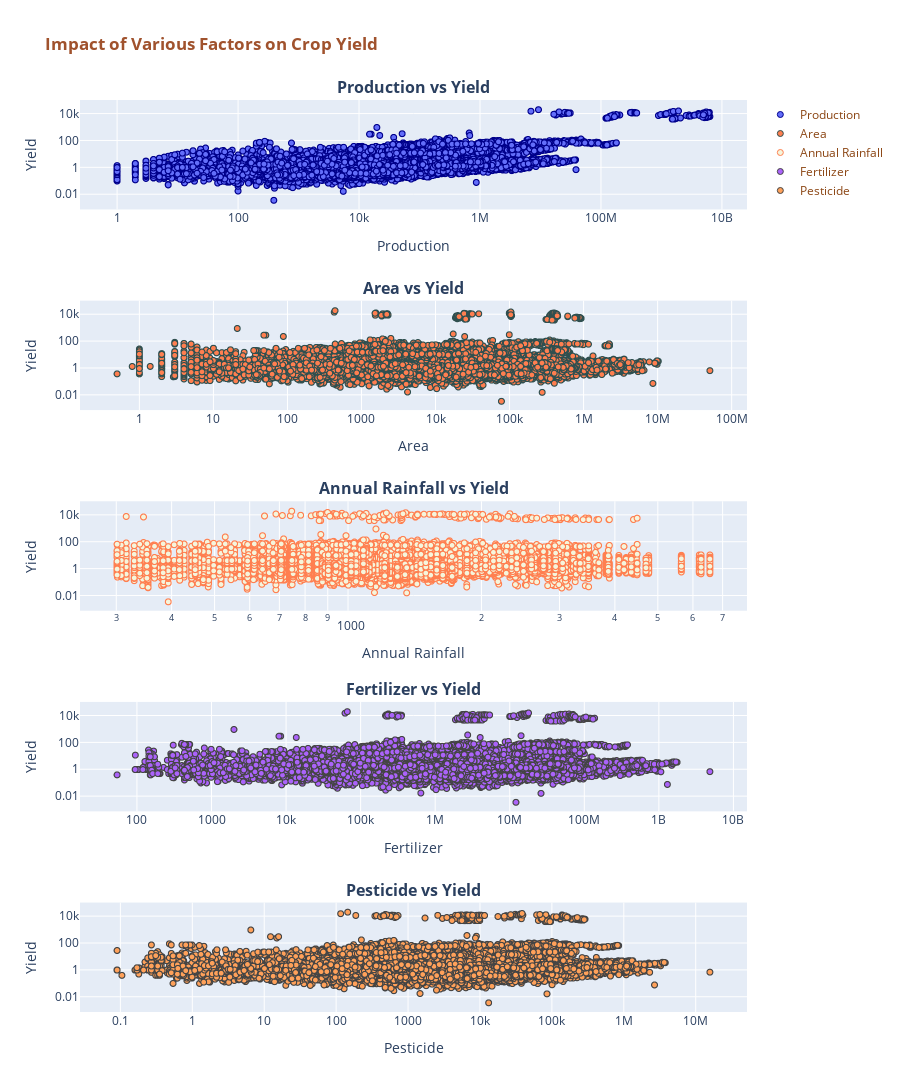

Notebook code for this chart:
### Code cell
fig = make_subplots(rows = 5, cols = 1,
                    subplot_titles = ['<b>Production vs Yield</b>', '<b>Area vs Yield</b>',
                                     '<b>Annual Rainfall vs Yield</b>', '<b>Fertilizer vs Yield</b>',
                                     '<b>Pesticide vs Yield</b>'])

fig.add_trace(go.Scattergl(x = df['Production'], y = df['Yield'], mode = 'markers',
                          marker_line_color = 'darkblue', marker_line_width = 1,
                          name = 'Production'), row = 1, col = 1)

fig.add_trace(go.Scattergl(x = df['Area'], y = df['Yield'], mode = 'markers',
                           marker_color = 'coral', marker_line_color = 'darkslategray',
                           marker_line_width = 1, name = 'Area'), row = 2, col = 1)

fig.add_trace(go.Scattergl(x = df['Annual_Rainfall'], y = df['Yield'], mode = 'markers',
                           marker_color = 'beige', marker_line_width = 1,
                           marker_line_color = 'coral',
                           name = 'Annual Rainfall'), row = 3, col = 1)

fig.add_trace(go.Scattergl(x = df['Fertilizer'], y = df['Yield'], mode = 'markers',
                            marker_line_width = 1, name = 'Fertilizer'),row = 4, col = 1)

fig.add_trace(go.Scattergl(x = df['Pesticide'], y = df['Yield'], mode = 'markers',
                            marker_line_width = 1, name = 'Pesticide'), row = 5, col = 1)
fig.update_xaxes(type = 'log')
fig.update_xaxes(title = 'Production', row = 1, col = 1)
fig.update_xaxes(title = 'Area', row = 2, col = 1)
fig.update_xaxes(title = 'Annual Rainfall', row = 3, col = 1)
fig.update_xaxes(title = 'Fertilizer', row = 4, col = 1)
fig.update_xaxes(title = 'Pesticide', row = 5, col = 1)

fig.update_yaxes(type = 'log', title = 'Yield')
fig.update_layout(title = '<b>Impact of Various Factors on Crop Yield</b>',
                  title_font_color = 'sienna', legend_font_color = 'saddlebrown',
                  height = 1700)
fig.show()

### Figure 1 — Plotly figure (JSON) as saved in the notebook; plotly's stock layout.template omitted (floating-point values rounded to 4 significant figures; data arrays with more than 128 entries replaced by an {"elided": "..."} marker saying what was removed)
{"data": [{"marker": {"line": {"color": "darkblue", "width": 1}}, "mode": "markers", "name": "Production", "type": "scattergl", "x": {"elided": "19689 int values"}, "xaxis": "x", "y": {"elided": "19689 float values"}, "yaxis": "y"}, {"marker": {"color": "coral", "line": {"color": "darkslategray", "width": 1}}, "mode": "markers", "name": "Area", "type": "scattergl", "x": {"elided": "19689 float values"}, "xaxis": "x2", "y": {"elided": "19689 float values"}, "yaxis": "y2"}, {"marker": {"color": "beige", "line": {"color": "coral", "width": 1}}, "mode": "markers", "name": "Annual Rainfall", "type": "scattergl", "x": {"elided": "19689 float values"}, "xaxis": "x3", "y": {"elided": "19689 float values"}, "yaxis": "y3"}, {"marker": {"line": {"width": 1}}, "mode": "markers", "name": "Fertilizer", "type": "scattergl", "x": {"elided": "19689 float values"}, "xaxis": "x4", "y": {"elided": "19689 float values"}, "yaxis": "y4"}, {"marker": {"line": {"width": 1}}, "mode": "markers", "name": "Pesticide", "type": "scattergl", "x": {"elided": "19689 float values"}, "xaxis": "x5", "y": {"elided": "19689 float values"}, "yaxis": "y5"}], "layout": {"annotations": [{"font": {"size": 16}, "showarrow": false, "text": "<b>Production vs Yield</b>", "x": 0.5, "xanchor": "center", "xref": "paper", "y": 1, "yanchor": "bottom", "yref": "paper"}, {"font": {"size": 16}, "showarrow": false, "text": "<b>Area vs Yield</b>", "x": 0.5, "xanchor": "center", "xref": "paper", "y": 0.78, "yanchor": "bottom", "yref": "paper"}, {"font": {"size": 16}, "showarrow": false, "text": "<b>Annual Rainfall vs Yield</b>", "x": 0.5, "xanchor": "center", "xref": "paper", "y": 0.56, "yanchor": "bottom", "yref": "paper"}, {"font": {"size": 16}, "showarrow": false, "text": "<b>Fertilizer vs Yield</b>", "x": 0.5, "xanchor": "center", "xref": "paper", "y": 0.34, "yanchor": "bottom", "yref": "paper"}, {"font": {"size": 16}, "showarrow": false, "text": "<b>Pesticide vs Yield</b>", "x": 0.5, "xanchor": "center", "xref": "paper", "y": 0.12, "yanchor": "bottom", "yref": "paper"}], "height": 1700, "legend": {"font": {"color": "saddlebrown"}}, "title": {"font": {"color": "sienna"}, "text": "<b>Impact of Various Factors on Crop Yield</b>"}, "xaxis": {"anchor": "y", "domain": [0, 1], "title": {"text": "Production"}, "type": "log"}, "xaxis2": {"anchor": "y2", "domain": [0, 1], "title": {"text": "Area"}, "type": "log"}, "xaxis3": {"anchor": "y3", "domain": [0, 1], "title": {"text": "Annual Rainfall"}, "type": "log"}, "xaxis4": {"anchor": "y4", "domain": [0, 1], "title": {"text": "Fertilizer"}, "type": "log"}, "xaxis5": {"anchor": "y5", "domain": [0, 1], "title": {"text": "Pesticide"}, "type": "log"}, "yaxis": {"anchor": "x", "domain": [0.88, 1], "title": {"text": "Yield"}, "type": "log"}, "yaxis2": {"anchor": "x2", "domain": [0.66, 0.78], "title": {"text": "Yield"}, "type": "log"}, "yaxis3": {"anchor": "x3", "domain": [0.44, 0.56], "title": {"text": "Yield"}, "type": "log"}, "yaxis4": {"anchor": "x4", "domain": [0.22, 0.34], "title": {"text": "Yield"}, "type": "log"}, "yaxis5": {"anchor": "x5", "domain": [0, 0.12], "title": {"text": "Yield"}, "type": "log"}}}
